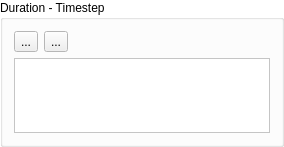
              <widget class="QGroupBox" name="gbDurations">
               <property name="minimumSize">
                <size>
                 <width>0</width>
                 <height>0</height>
                </size>
               </property>
               <property name="palette">
                <palette>
                 <active>
                  <colorrole role="Base">
                   <brush brushstyle="SolidPattern">
                    <color alpha="255">
                     <red>255</red>
                     <green>255</green>
                     <blue>255</blue>
                    </color>
                   </brush>
                  </colorrole>
                  <colorrole role="Window">
                   <brush brushstyle="SolidPattern">
                    <color alpha="255">
                     <red>255</red>
                     <green>255</green>
                     <blue>255</blue>
                    </color>
                   </brush>
                  </colorrole>
                 </active>
                 <inactive>
                  <colorrole role="Base">
                   <brush brushstyle="SolidPattern">
                    <color alpha="255">
                     <red>255</red>
                     <green>255</green>
                     <blue>255</blue>
                    </color>
                   </brush>
                  </colorrole>
                  <colorrole role="Window">
                   <brush brushstyle="SolidPattern">
                    <color alpha="255">
                     <red>255</red>
                     <green>255</green>
                     <blue>255</blue>
                    </color>
                   </brush>
                  </colorrole>
                 </inactive>
                 <disabled>
                  <colorrole role="Base">
                   <brush brushstyle="SolidPattern">
                    <color alpha="255">
                     <red>255</red>
                     <green>255</green>
                     <blue>255</blue>
                    </color>
                   </brush>
                  </colorrole>
                  <colorrole role="Window">
                   <brush brushstyle="SolidPattern">
                    <color alpha="255">
                     <red>255</red>
                     <green>255</green>
                     <blue>255</blue>
                    </color>
                   </brush>
                  </colorrole>
                 </disabled>
                </palette>
               </property>
               <property name="autoFillBackground">
                <bool>true</bool>
               </property>
               <property name="title">
                <string>Duration - Timestep</string>
               </property>
               <layout class="QVBoxLayout" name="verticalLayout_26">
                <item>
                 <layout class="QHBoxLayout" name="horizontalLayout_18">
                  <item>
                   <widget class="QToolButton" name="btnAddDur">
                    <property name="text">
                     <string>...</string>
                    </property>
                   </widget>
                  </item>
                  <item>
                   <widget class="QToolButton" name="btnRemDur">
                    <property name="text">
                     <string>...</string>
                    </property>
                   </widget>
                  </item>
                  <item>
                   <spacer name="horizontalSpacer_22">
                    <property name="orientation">
                     <enum>Qt::Horizontal</enum>
                    </property>
                    <property name="sizeHint" stdset="0">
                     <size>
                      <width>40</width>
                      <height>20</height>
                     </size>
                    </property>
                   </spacer>
                  </item>
                 </layout>
                </item>
                <item>
                 <widget class="QListWidget" name="lwDuration">
                  <property name="maximumSize">
                   <size>
                    <width>16777215</width>
                    <height>75</height>
                   </size>
                  </property>
                 </widget>
                </item>
               </layout>
              </widget>
